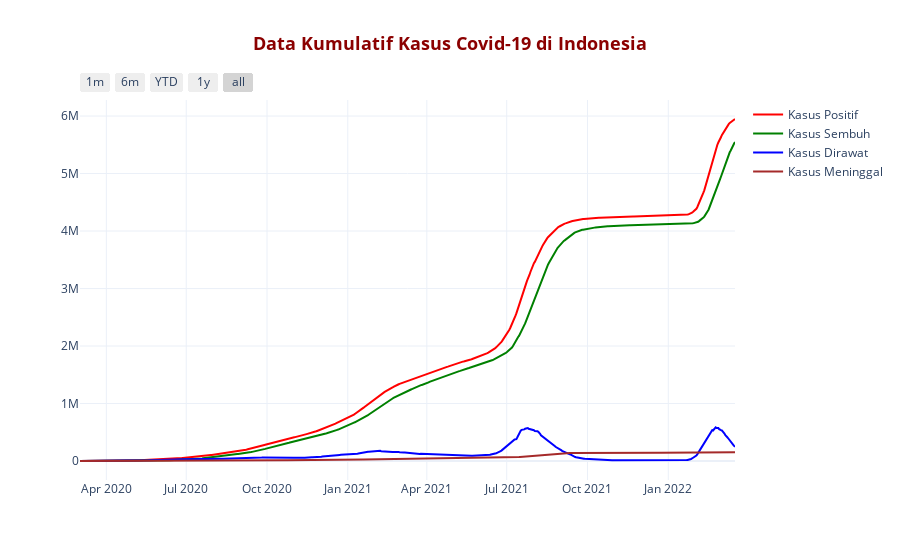

The cell this chart's notebook holds for it:
### Code cell
fig = go.Figure()

fig.add_trace(go.Scatter(x = data.index,
                        y = data['kumulatif_kasus_positif'],
                        mode = 'lines',
                        name = 'Kasus Positif',
                        marker_color = 'red'))


fig.add_trace(go.Scatter(x = data.index,
                        y = data['kumulatif_kasus_sembuh'],
                        mode = 'lines',
                        name = 'Kasus Sembuh',
                        marker_color = 'green'))


fig.add_trace(go.Scatter(x = data.index,
                        y = data['kumulatif_kasus_dirawat'],
                        mode = 'lines',
                        name = 'Kasus Dirawat',
                        marker_color = 'blue'))

fig.add_trace(go.Scatter(x = data.index,
                        y = data['kumulatif_kasus_meninggal'],
                        mode = 'lines',
                        name = 'Kasus Meninggal',
                        marker_color = 'brown'))

fig.update_xaxes(
    rangeslider_visible=False,
    rangeselector=dict(
        buttons=list([
            dict(count=1, label="1m", step="month", stepmode="todate"),
            dict(count=6, label="6m", step="month", stepmode="backward"),
            dict(count=1, label="YTD", step="year", stepmode="todate"),
            dict(count=1, label="1y", step="year", stepmode="backward"),
            dict(step="all")
        ])
    )
)

fig.update_layout(title = '<b> Data Kumulatif Kasus Covid-19 di Indonesia <b>',
                  title_x = 0.5,
                  title_font = dict(size = 18, color = 'Darkred'),
                  template = 'plotly_white')

fig.show()

### Figure 1 — Plotly figure (JSON) as saved in the notebook; plotly's stock layout.template omitted (floating-point values rounded to 4 significant figures; data arrays with more than 128 entries replaced by an {"elided": "..."} marker saying what was removed)
{"data": [{"marker": {"color": "red"}, "mode": "lines", "name": "Kasus Positif", "type": "scatter", "x": {"elided": "747 str values"}, "y": {"elided": "747 int values"}}, {"marker": {"color": "green"}, "mode": "lines", "name": "Kasus Sembuh", "type": "scatter", "x": {"elided": "747 str values"}, "y": {"elided": "747 int values"}}, {"marker": {"color": "blue"}, "mode": "lines", "name": "Kasus Dirawat", "type": "scatter", "x": {"elided": "747 str values"}, "y": {"elided": "747 int values"}}, {"marker": {"color": "brown"}, "mode": "lines", "name": "Kasus Meninggal", "type": "scatter", "x": {"elided": "747 str values"}, "y": {"elided": "747 int values"}}], "layout": {"title": {"font": {"color": "Darkred", "size": 18}, "text": "<b> Data Kumulatif Kasus Covid-19 di Indonesia <b>", "x": 0.5}, "xaxis": {"rangeselector": {"buttons": [{"count": 1, "label": "1m", "step": "month", "stepmode": "todate"}, {"count": 6, "label": "6m", "step": "month", "stepmode": "backward"}, {"count": 1, "label": "YTD", "step": "year", "stepmode": "todate"}, {"count": 1, "label": "1y", "step": "year", "stepmode": "backward"}, {"step": "all"}]}, "rangeslider": {"visible": false}}}}
